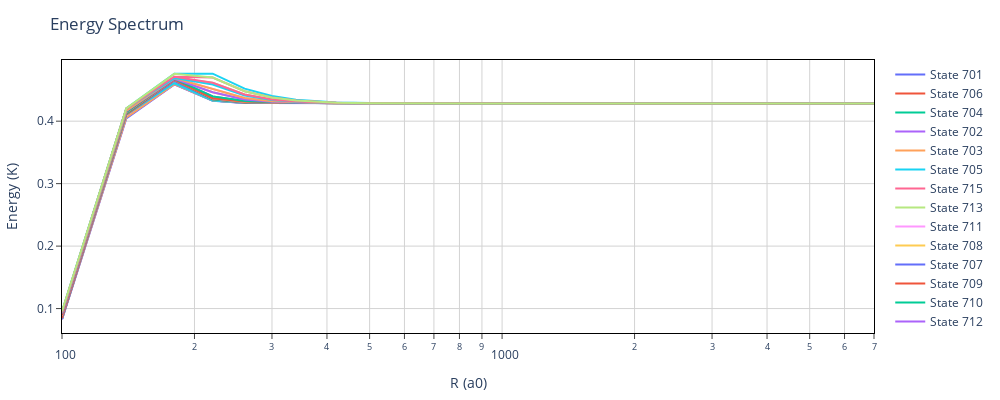

The notebook cell saved with this chart:
### Markdown cell above
## Demonstrates plot from R scan 
### shows you how to change properties of the plot
### shows you how to include multiple L's

### Code cell
p = plotScan(H, sols_R, stateOI = [nothing, [0, 1.0], [0, 1.0]]) # stateOI = [[mL, L], [mN2, N2], [mN1, N1]]
relayout!(p, xaxis=attr(type= "log"))
p
